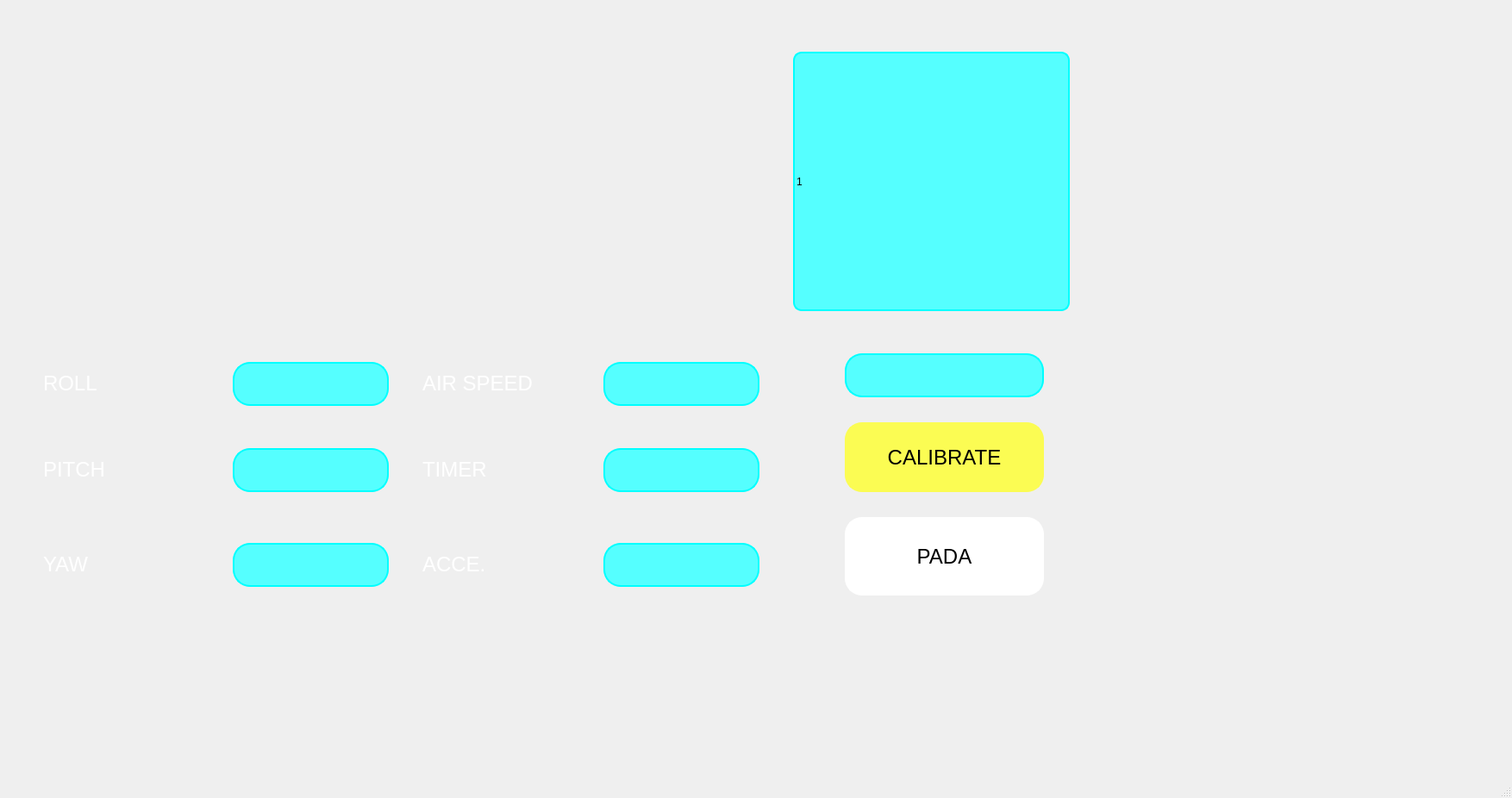
<?xml version="1.0" encoding="UTF-8"?>
<ui version="4.0">
 <class>MainWindow</class>
 <widget class="QMainWindow" name="MainWindow">
  <property name="geometry">
   <rect>
    <x>0</x>
    <y>0</y>
    <width>1754</width>
    <height>926</height>
   </rect>
  </property>
  <property name="windowTitle">
   <string>MainWindow</string>
  </property>
  <widget class="QWidget" name="centralwidget">
   <widget class="QLabel" name="label">
    <property name="geometry">
     <rect>
      <x>-10</x>
      <y>20</y>
      <width>1811</width>
      <height>971</height>
     </rect>
    </property>
    <property name="text">
     <string>&lt;html&gt;&lt;head/&gt;&lt;body&gt;&lt;p align=&quot;center&quot;&gt;&lt;img src=&quot;:/g1/----------.png&quot;/&gt;&lt;/p&gt;&lt;/body&gt;&lt;/html&gt;</string>
    </property>
   </widget>
   <widget class="QLineEdit" name="lineEdit">
    <property name="geometry">
     <rect>
      <x>270</x>
      <y>420</y>
      <width>181</width>
      <height>51</height>
     </rect>
    </property>
    <property name="styleSheet">
     <string notr="true">QLineEdit{
	border :2px solid rgb(0, 255, 255);
	border-radius:20px;
	background-color: rgb(85, 255, 255);
}</string>
    </property>
   </widget>
   <widget class="QLineEdit" name="lineEdit_4">
    <property name="geometry">
     <rect>
      <x>270</x>
      <y>520</y>
      <width>181</width>
      <height>51</height>
     </rect>
    </property>
    <property name="styleSheet">
     <string notr="true">QLineEdit{
	border :2px solid rgb(0, 255, 255);
	border-radius:20px;
	background-color: rgb(85, 255, 255);
}</string>
    </property>
   </widget>
   <widget class="QLineEdit" name="lineEdit_5">
    <property name="geometry">
     <rect>
      <x>270</x>
      <y>630</y>
      <width>181</width>
      <height>51</height>
     </rect>
    </property>
    <property name="styleSheet">
     <string notr="true">QLineEdit{
	border :2px solid rgb(0, 255, 255);
	border-radius:20px;
	background-color: rgb(85, 255, 255);
}</string>
    </property>
   </widget>
   <widget class="QLineEdit" name="lineEdit_2">
    <property name="geometry">
     <rect>
      <x>700</x>
      <y>630</y>
      <width>181</width>
      <height>51</height>
     </rect>
    </property>
    <property name="styleSheet">
     <string notr="true">QLineEdit{
	border :2px solid rgb(0, 255, 255);
	border-radius:20px;
	background-color: rgb(85, 255, 255);
}</string>
    </property>
   </widget>
   <widget class="QLineEdit" name="lineEdit_3">
    <property name="geometry">
     <rect>
      <x>700</x>
      <y>520</y>
      <width>181</width>
      <height>51</height>
     </rect>
    </property>
    <property name="styleSheet">
     <string notr="true">QLineEdit{
	border :2px solid rgb(0, 255, 255);
	border-radius:20px;
	background-color: rgb(85, 255, 255);
}</string>
    </property>
   </widget>
   <widget class="QLineEdit" name="lineEdit_6">
    <property name="geometry">
     <rect>
      <x>700</x>
      <y>420</y>
      <width>181</width>
      <height>51</height>
     </rect>
    </property>
    <property name="styleSheet">
     <string notr="true">QLineEdit{
	border :2px solid rgb(0, 255, 255);
	border-radius:20px;
	background-color: rgb(85, 255, 255);
}</string>
    </property>
   </widget>
   <widget class="QPushButton" name="pushButton_2">
    <property name="geometry">
     <rect>
      <x>980</x>
      <y>600</y>
      <width>231</width>
      <height>91</height>
     </rect>
    </property>
    <property name="styleSheet">
     <string notr="true">QPushButton{
	border :2px solid rgb(255,255,255);
	border-radius:20px;
	background-color: rgb(255,255,255);
	font-size:24px
}
QPushButton:hover{
	background-colour:rgb(198, 198, 198)
}</string>
    </property>
    <property name="text">
     <string>PADA</string>
    </property>
   </widget>
   <widget class="QPushButton" name="pushButton_3">
    <property name="geometry">
     <rect>
      <x>980</x>
      <y>490</y>
      <width>231</width>
      <height>81</height>
     </rect>
    </property>
    <property name="styleSheet">
     <string notr="true">QPushButton{
	border :2px solid rgb(251,252,83);
	border-radius:20px;
	background-color: rgb(251,252,83);
 	font-size:24px;
}
QPushButton:hover{
	background-colour:rgb(255, 255, 127)
}</string>
    </property>
    <property name="text">
     <string>CALIBRATE</string>
    </property>
   </widget>
   <widget class="QLineEdit" name="lineEdit_7">
    <property name="geometry">
     <rect>
      <x>980</x>
      <y>410</y>
      <width>231</width>
      <height>51</height>
     </rect>
    </property>
    <property name="styleSheet">
     <string notr="true">QLineEdit{
	border :2px solid rgb(0, 255, 255);
	border-radius:20px;
	background-color: rgb(85, 255, 255);
}</string>
    </property>
   </widget>
   <widget class="QLineEdit" name="lineEdit_8">
    <property name="geometry">
     <rect>
      <x>920</x>
      <y>60</y>
      <width>321</width>
      <height>301</height>
     </rect>
    </property>
    <property name="styleSheet">
     <string notr="true">QLineEdit{
	border :2px solid rgb(0, 255, 255);
	border-radius:10px;
	background-color: rgb(85, 255, 255);
	font-size:330px
}</string>
    </property>
    <property name="text">
     <string>1</string>
    </property>
   </widget>
   <widget class="QLabel" name="label_2">
    <property name="geometry">
     <rect>
      <x>50</x>
      <y>420</y>
      <width>151</width>
      <height>51</height>
     </rect>
    </property>
    <property name="styleSheet">
     <string notr="true">
color: rgb(255, 255, 255);</string>
    </property>
    <property name="text">
     <string>&lt;html&gt;&lt;head/&gt;&lt;body&gt;&lt;p&gt;&lt;span style=&quot; font-size:18pt;&quot;&gt;ROLL&lt;/span&gt;&lt;/p&gt;&lt;/body&gt;&lt;/html&gt;</string>
    </property>
   </widget>
   <widget class="QLabel" name="label_3">
    <property name="geometry">
     <rect>
      <x>50</x>
      <y>520</y>
      <width>151</width>
      <height>51</height>
     </rect>
    </property>
    <property name="styleSheet">
     <string notr="true">
color: rgb(255, 255, 255);</string>
    </property>
    <property name="text">
     <string>&lt;html&gt;&lt;head/&gt;&lt;body&gt;&lt;p&gt;&lt;span style=&quot; font-size:18pt;&quot;&gt;PITCH&lt;/span&gt;&lt;/p&gt;&lt;/body&gt;&lt;/html&gt;</string>
    </property>
   </widget>
   <widget class="QLabel" name="label_4">
    <property name="geometry">
     <rect>
      <x>50</x>
      <y>630</y>
      <width>151</width>
      <height>51</height>
     </rect>
    </property>
    <property name="styleSheet">
     <string notr="true">
color: rgb(255, 255, 255);</string>
    </property>
    <property name="text">
     <string>&lt;html&gt;&lt;head/&gt;&lt;body&gt;&lt;p&gt;&lt;span style=&quot; font-size:18pt;&quot;&gt;YAW&lt;/span&gt;&lt;/p&gt;&lt;/body&gt;&lt;/html&gt;</string>
    </property>
   </widget>
   <widget class="QLabel" name="label_5">
    <property name="geometry">
     <rect>
      <x>490</x>
      <y>420</y>
      <width>151</width>
      <height>51</height>
     </rect>
    </property>
    <property name="styleSheet">
     <string notr="true">
color: rgb(255, 255, 255);</string>
    </property>
    <property name="text">
     <string>&lt;html&gt;&lt;head/&gt;&lt;body&gt;&lt;p&gt;&lt;span style=&quot; font-size:18pt;&quot;&gt;AIR SPEED&lt;/span&gt;&lt;/p&gt;&lt;/body&gt;&lt;/html&gt;</string>
    </property>
   </widget>
   <widget class="QLabel" name="label_6">
    <property name="geometry">
     <rect>
      <x>490</x>
      <y>520</y>
      <width>151</width>
      <height>51</height>
     </rect>
    </property>
    <property name="styleSheet">
     <string notr="true">
color: rgb(255, 255, 255);</string>
    </property>
    <property name="text">
     <string>&lt;html&gt;&lt;head/&gt;&lt;body&gt;&lt;p&gt;&lt;span style=&quot; font-size:18pt;&quot;&gt;TIMER&lt;/span&gt;&lt;/p&gt;&lt;/body&gt;&lt;/html&gt;</string>
    </property>
   </widget>
   <widget class="QLabel" name="label_7">
    <property name="geometry">
     <rect>
      <x>490</x>
      <y>630</y>
      <width>151</width>
      <height>51</height>
     </rect>
    </property>
    <property name="styleSheet">
     <string notr="true">
color: rgb(255, 255, 255);</string>
    </property>
    <property name="text">
     <string>&lt;html&gt;&lt;head/&gt;&lt;body&gt;&lt;p&gt;&lt;span style=&quot; font-size:18pt;&quot;&gt;ACCE.&lt;/span&gt;&lt;/p&gt;&lt;/body&gt;&lt;/html&gt;</string>
    </property>
   </widget>
  </widget>
  <widget class="QMenuBar" name="menubar">
   <property name="geometry">
    <rect>
     <x>0</x>
     <y>0</y>
     <width>1754</width>
     <height>26</height>
    </rect>
   </property>
  </widget>
  <widget class="QStatusBar" name="statusbar"/>
 </widget>
 <resources>
  <include location="g1.qrc"/>
 </resources>
 <connections/>
</ui>
